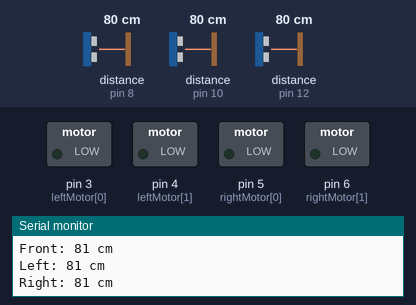
Bench run of a sketch on a simulated Arduino Leonardo, built with avr-gcc and run on an emulated ATmega32U4. On the bench: switched loads named in the sketch (green lamp = pin HIGH), the last lines printed to the serial monitor. The inputs (shaded band) are chosen by the test bench; at power-on: distance to the obstacle (sensors on pin 8, pin 10, pin 12) 80 cm.

Above: at 4.2 s.
4.3 s: distance to the obstacle (sensor on pin 8) set to 86 cm
At 5.4 s:
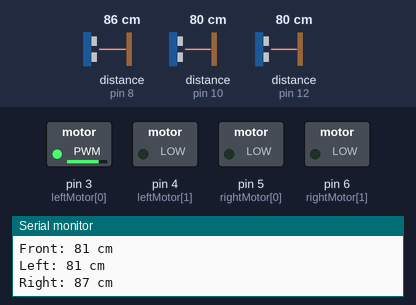
5.8 s: distance to the obstacle (sensor on pin 10) set to 120 cm
At 6.5 s:
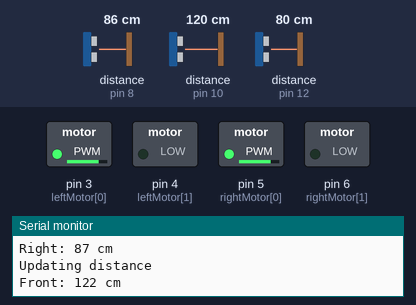
7.3 s: distance to the obstacle (sensor on pin 12) set to 250 cm
At 7.7 s:
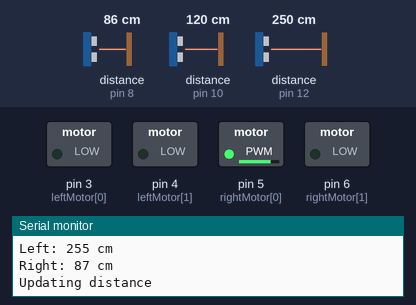
8.8 s: distance to the obstacle (sensor on pin 12) set to 2 cm
At 9.5 s:
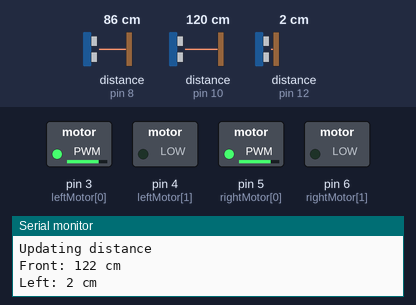
10.3 s: distance to the obstacle (sensor on pin 12) set to 299 cm
At 10.8 s:
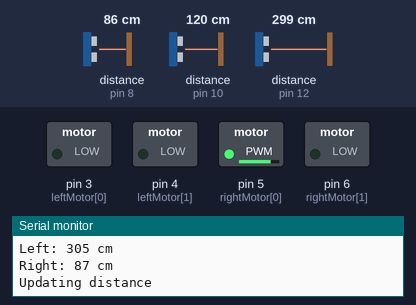
11.8 s: distance to the obstacle (sensor on pin 8) set to 299 cm
At 12.5 s:
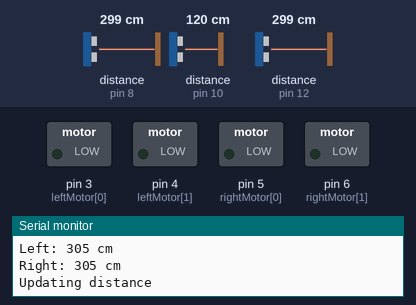
Timing chart, 0 to 14.3 s (numbered marks = the images above; inputs shaded):
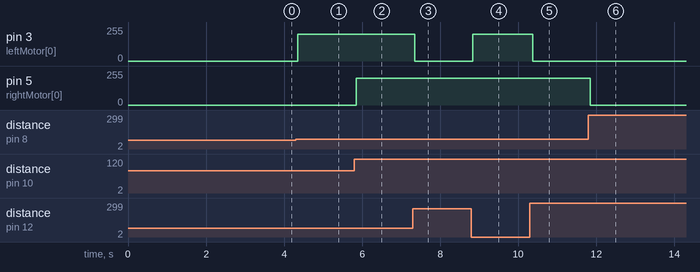

Measured:
- the behaviour switches between 80 and 81 cm on distance to the obstacle (sensor on pin 8) (found by bisection; images 0 and 1)
- after the input at 4.3 s, pin 3 (leftMotor[0]): 0/255 → 200/255 after 0.05 s
- after the input at 5.8 s, pin 5 (rightMotor[0]): 0/255 → 200/255 after 0.05 s
- after the input at 7.3 s, pin 3 (leftMotor[0]): 200/255 → 0/255 after 0.05 s
- after the input at 8.8 s, pin 3 (leftMotor[0]): 0/255 → 200/255 at once
- after the input at 10.3 s, pin 3 (leftMotor[0]): 200/255 → 0/255 after 0.07 s
- after the input at 11.8 s, pin 5 (rightMotor[0]): 200/255 → 0/255 after 0.05 s

The sketch:

wall_follower.ino
```cpp
#include <NewPing.h>
#define max_distance 400

int Speed = 200;

int leftMotor[] = {3, 4};
int rightMotor[] = {5, 6};

NewPing leftSonar(13, 12, max_distance);
NewPing frontSonar(11, 10, max_distance);
NewPing rightSonar(9, 8, max_distance);

unsigned int left, front, right;

void setMotors(int leftSpeed, int rightSpeed)
{
  if (leftSpeed >= 0 && rightSpeed >= 0)
  {
   analogWrite(leftMotor[0], leftSpeed);   /*   Forward  */
   analogWrite(leftMotor[1], 0);
   analogWrite(rightMotor[0], rightSpeed);
   analogWrite(rightMotor[1], 0);
  }

  else if (leftSpeed < 0 && rightSpeed < 0)
  {
    leftSpeed = -leftSpeed;
    rightSpeed = -rightSpeed;

    analogWrite(leftMotor[0], 0);
    analogWrite(leftMotor[1], leftSpeed);
    analogWrite(rightMotor[0], 0);
    analogWrite(rightMotor[1], rightSpeed);    /* Backward */
  }

  else if (leftSpeed == 0 && rightSpeed >= 0)
  {
    analogWrite(leftMotor[0], 0);                     /*Left */
    analogWrite(leftMotor[1], 0);
    analogWrite(rightMotor[0], rightSpeed);
    analogWrite(rightMotor[1], 0);
  }

  else if (leftSpeed >= 0 && rightSpeed == 0)

  {
    analogWrite(leftMotor[0], leftSpeed);
    analogWrite(leftMotor[1], 0);
    analogWrite(rightMotor[0], 0);  /*right */
    analogWrite(rightMotor[1], 0);
  }

  else if (leftSpeed >= 0 && rightSpeed <= 0)
  {
    rightSpeed = - rightSpeed;
    analogWrite(leftMotor[0], leftSpeed);  /* turn clockwise */
    analogWrite(leftMotor[1], 0);
    analogWrite(rightMotor[0], 0);
    analogWrite(rightMotor[1], rightSpeed);
  }

  else if (leftSpeed <= 0 && rightSpeed >= 0)
  {

    leftSpeed = - leftSpeed;
    analogWrite(leftMotor[0], 0);
    analogWrite(leftMotor[1], leftSpeed);   /* turn anti clockwise */
    analogWrite(rightMotor[0], rightSpeed);
    analogWrite(rightMotor[1], 0);
  }

}


void updateDistance()
{
  Serial.println("Updating distance");
  left = leftSonar.ping() / US_ROUNDTRIP_CM;
  right = rightSonar.ping() / US_ROUNDTRIP_CM;
  front = frontSonar.ping() / US_ROUNDTRIP_CM;
  Serial.println("Front: " + String(front) + " cm");
  Serial.println("Left: " + String(left) + " cm");
  Serial.println("Right: " + String(right) + " cm");
  delay(10);
}

char decideDirection()
{
  updateDistance();
  if (front > left && front > right) return 'f';
  else if (left > front && left > right) return 'l';
  else if (right > front && right > left) return 'r';
  else return 's';
}


void setup() {
  // put your setup code here, to run once:
  delay(3000);
  Serial.begin(9600);
  Serial.println("Ready for printing");
  for (int i = 0; i < 2; i++){
    pinMode(leftMotor[i], OUTPUT);
    pinMode(rightMotor[i], OUTPUT);
  }

}

void loop() {
  // put your main code here, to run repeatedly:
  switch(decideDirection()){
    case 'f':
      setMotors(Speed, Speed);
      delay(1);
      break;
    case 'l':
      setMotors(0, Speed);
      delay(1);
      break;
    case 'r':
      setMotors(Speed, 0);
      delay(1);
      break;
    default:
      setMotors(0,0);
      break;
  }
}
```
